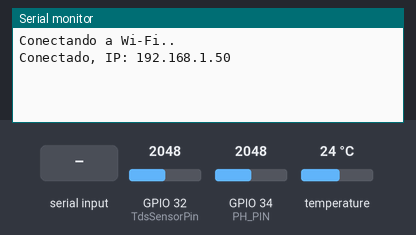
The sketch below on a simulated ESP32. On the bench: the last lines printed to the serial monitor. Inputs (shaded band) come from the test bench; at power-on: temperature 24 °C, GPIO 34 (PH_PIN) = 2048, GPIO 32 (TdsSensorPin) = 2048 (analog values on the 0–4095 scale). WiFi joins after 1.5 s; servers stay silent unless stated.

Above: at 4.4 s.
4.5 s: "GET_DATA\n" received over Serial
At 6.3 s:
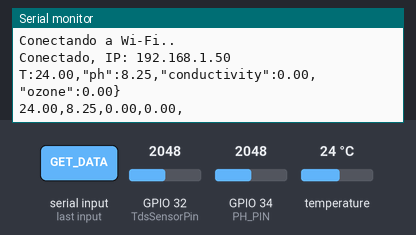
6.6 s: "STATUS\n" received over Serial
At 8.0 s:
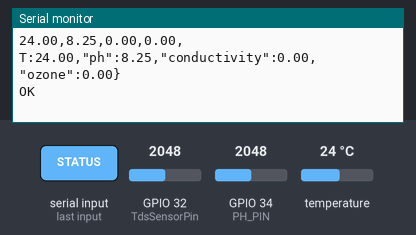
8.5 s: temperature set to 12 °C
At 9.3 s:
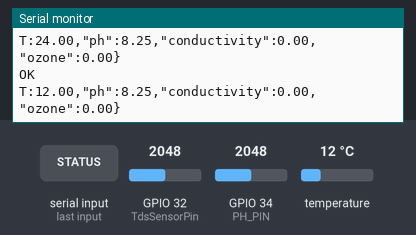
10.0 s: GPIO 34 (PH_PIN) set to 2866
At 11.3 s:
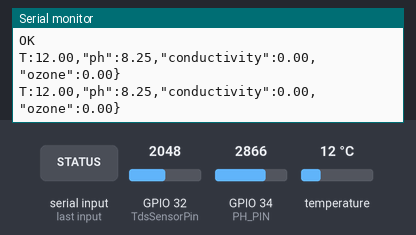
11.5 s: temperature set to 19 °C
At 12.9 s:
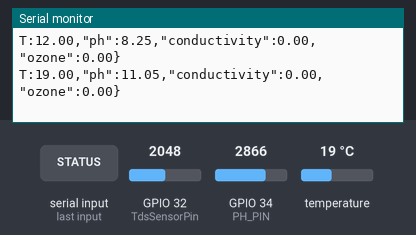
13.0 s: GPIO 34 (PH_PIN) set to 3603
At 15.3 s:
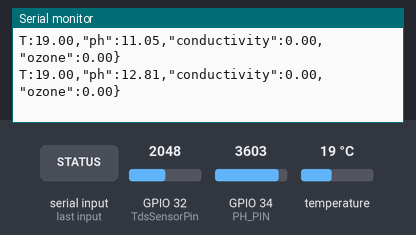
Timing chart, 0 to 15.5 s (numbered marks = the images above; inputs shaded):
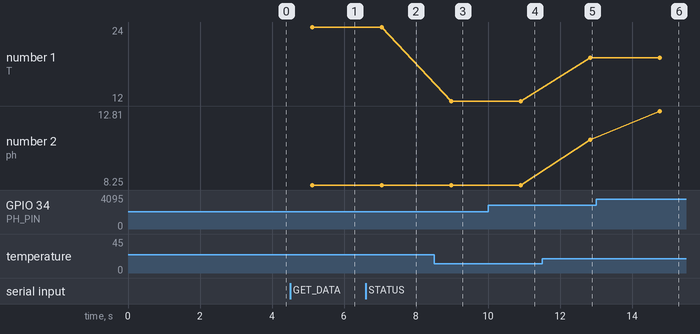

The sketch:

temperatura.ino
```cpp
#include <WiFi.h>
#include <WebServer.h>
#include <OneWire.h>
#include <DallasTemperature.h>
#include <WiFiUdp.h>  // Añadido para UDP

#define ONE_WIRE_BUS 18

//Wifi variables
const char* ssid = "Gal";
const char* password = "Katham2874";


WebServer server(80);
WiFiUDP udp;                // Objeto UDP
const unsigned int UDP_PORT = 4210; // Puerto UDP para discovery

//sensors inicialiting
OneWire oneWire(ONE_WIRE_BUS);
DallasTemperature sensors(&oneWire);
//ph vaRIABLES
const int PH_PIN = 34;
const float V_REF = 3.3;
const int ADC_MAX = 4095;

const float V_CAL = 1.3;
const float SLOPE_MV_PER_PH = 63.33;
//conductivity values

float calibration = 1.25; //change this value to calibrate


//temperature values
#define TdsSensorPin 32     // GPIO32 del ESP32

#define VREF 5              // Voltaje de referencia del ADC
#define SCOUNT 50             // Muestras para TDS
#define NUM_PH_SAMPLES 10     // Muestras para promedio de pH
#define ADC_MAX 4095          // Resolución de 12 bits

// Variables para TDS
int analogBuffer[SCOUNT];
int analogBufferTemp[SCOUNT];
int analogBufferIndex = 0, copyIndex = 0;
float averageVoltage = 0, tdsValue = 0, temperature = 25.0;

//current values
float currentTemperature = 0.0;
float currentPh=0.0;
float currentConductivity=0.0;
float currentOzone=0.0;

int BipperSensor=16;

// Para mostrar IP periódicamente
unsigned long lastIpPrint = 0;
const unsigned long ipPrintInterval = 10000; // cada 10 segundos

void handleStatus() {
  server.send(200, "text/plain", "OK");
}

void handleData() {
  String data = "{";
  data += "\"temperature\":" + String(currentTemperature, 2) + ",";
  data += "\"ph\":" + String(currentPh, 2) + ",";
  data += "\"conductivity\":" + String(currentConductivity, 2) + ",";
  data += "\"ozone\":" + String(currentOzone, 2);
  data += "}";
  server.send(200, "application/json", data);
}


void setup() {
  pinMode(TdsSensorPin, INPUT);
  Serial.begin(115200);
  analogReadResolution(12);
  sensors.begin();
pinMode(BipperSensor, OUTPUT);
  WiFi.begin(ssid, password);
  WiFi.setSleep(false);
  WiFi.setTxPower(WIFI_POWER_19_5dBm);
  Serial.print("Conectando a Wi-Fi");
  while (WiFi.status() != WL_CONNECTED) {
    delay(100);
    Serial.print(".");
      bip();
  }
  Serial.println();
  Serial.print("Conectado, IP: ");
  Serial.println(WiFi.localIP());

  udp.begin(UDP_PORT); // Iniciar UDP en el puerto definido

  server.on("/status", handleStatus);
  server.on("/data", handleData);

  server.begin();
    //obteniendo valores
  getPh();
  getConductivity();
  getTemperature();
  getOzone();

}

void bip(){
  digitalWrite(BipperSensor, HIGH); // suena
  delay(500);

  digitalWrite(BipperSensor, LOW);  // silencio
  delay(500);

}

void loop() {
  server.handleClient();
  // Manejar UDP discovery
  check_command();
  //obteniendo valores
  getPh();
  getConductivity();
  getTemperature();
  getOzone();

  printAll();
  // Mostrar IP periódicamente
  if (WiFi.status() == WL_CONNECTED) {
   // if (millis() - lastIpPrint > ipPrintInterval) {
     // lastIpPrint = millis();
      //Serial.print("IP actual: ");
    //}
  } else {
    WiFi.reconnect();
     Serial.println(WiFi.localIP());
  }

  // Comandos por serial
  if (Serial.available() > 0) {
    String command = Serial.readStringUntil('\n');
    command.trim();

    if (command == "GET_DATA") {
        String respuesta = String(currentTemperature) + "," +
                   String(currentPh) + "," +
                   String(currentConductivity) + "," +
                   String(currentOzone) + ",";
        Serial.println(respuesta);
      }
     else if (command == "STATUS") {
      Serial.println("OK");
    }

  }

  delay(100);
}


void check_command(){
int packetSize = udp.parsePacket();
  if (packetSize) {
    char incomingPacket[255];
    int len = udp.read(incomingPacket, 255);
    if (len > 0) {
      incomingPacket[len] = 0; // Null-terminate string
    }
    Serial.printf("Paquete UDP recibido: %s\n", incomingPacket);

      if (strcmp(incomingPacket, "ESP32_DISCOVER") == 0) {
        String respuesta = "ESP32_RESPONSE:";
        respuesta += WiFi.localIP().toString();
        delay(10);  // Mejora estabilidad
       udp.begin(WiFi.localIP(), UDP_PORT);

        udp.write((const uint8_t *)respuesta.c_str(), respuesta.length()); // <-- aquí la corrección
        udp.endPacket();
        Serial.printf("Respondido a %s con %s\n", udp.remoteIP().toString().c_str(), respuesta.c_str());
      }
      if (strcmp(incomingPacket, "ESP32_DATA") == 0) {
                  String respuesta = String(currentTemperature) + "," +
                   String(currentPh) + "," +
                   String(currentConductivity) + "," +
                   String(currentOzone) + ",";

        delay(10);  // Mejora estabilidad
        udp.begin(WiFi.localIP(), UDP_PORT);
        udp.write((const uint8_t *)respuesta.c_str(), respuesta.length()); // <-- aquí la corrección
        udp.endPacket();
        Serial.printf("Respondido a %s con %s\n", udp.remoteIP().toString().c_str(), respuesta.c_str());
      }

      if (strcmp(incomingPacket, "T") == 0) {
        String respuesta = "T:";
        respuesta +=currentTemperature;

        udp.beginPacket(udp.remoteIP(), udp.remotePort());
        udp.write((const uint8_t *)respuesta.c_str(), respuesta.length()); // <-- aquí la corrección
        udp.endPacket();
        Serial.printf("Respondido a %s con %s\n", udp.remoteIP().toString().c_str(), respuesta.c_str());
      }

      if (strcmp(incomingPacket, "Ph") == 0) {
        String respuesta = "Ph:";
        respuesta += currentPh;

        udp.beginPacket(udp.remoteIP(), udp.remotePort());
        udp.write((const uint8_t *)respuesta.c_str(), respuesta.length()); // <-- aquí la corrección
        udp.endPacket();
        Serial.printf("Respondido a %s con %s\n", udp.remoteIP().toString().c_str(), respuesta.c_str());
      }

      if (strcmp(incomingPacket, "C") == 0) {
        String respuesta = "C:";
        respuesta += currentConductivity;

        udp.beginPacket(udp.remoteIP(), udp.remotePort());
        udp.write((const uint8_t *)respuesta.c_str(), respuesta.length()); // <-- aquí la corrección
        udp.endPacket();
        Serial.printf("Respondido a %s con %s\n", udp.remoteIP().toString().c_str(), respuesta.c_str());
      }


      if (strcmp(incomingPacket, "O") == 0) {
        String respuesta = "O:";
        respuesta += currentOzone;

        udp.beginPacket(udp.remoteIP(), udp.remotePort());
        udp.write((const uint8_t *)respuesta.c_str(), respuesta.length()); // <-- aquí la corrección
        udp.endPacket();
        Serial.printf("Respondido a %s con %s\n", udp.remoteIP().toString().c_str(), respuesta.c_str());
      }

  }


}


void getPh (){
float b=0;
        for(int i=0;i<10;i++)
        {
            b=b+analogRead(PH_PIN);
            delay(30);
        }

        b=b/10;

        b=(float)((b/4095)*14)+calibration;
        currentPh=b;

}

void getConductivity(){
  static unsigned long analogSampleTimepoint = millis();
  static unsigned long printTimepoint = millis();

  // Lectura cada 40 ms
  if (millis() - analogSampleTimepoint > 40U) {
    analogSampleTimepoint = millis();
    analogBuffer[analogBufferIndex] = analogRead(TdsSensorPin);
    analogBufferIndex = (analogBufferIndex + 1) % SCOUNT;
  }

  // Cálculo cada 800 ms
  if (millis() - printTimepoint > 800U) {
    printTimepoint = millis();

    // Copia el buffer para cálculo
    memcpy(analogBufferTemp, analogBuffer, sizeof(analogBuffer));

    averageVoltage = getMedianNum(analogBufferTemp, SCOUNT) * VREF / ADC_MAX;

    // Usa la temperatura actual (no la variable global temperature)
    float currentTemp = getTemperature();
    float compensationCoefficient = 1.0 + 0.02 * (currentTemp - 25.0);
    float compensationVoltage = averageVoltage / compensationCoefficient;

        tdsValue = (133.42 * pow(compensationVoltage, 3)
                - 255.86 * pow(compensationVoltage, 2)
                + 857.39 * compensationVoltage) * 0.5;

  }

  currentConductivity = tdsValue;

}

void printAll(){
  String data = "T:" + String(currentTemperature, 2) + ",";
        data += "\"ph\":" + String(currentPh, 2) + ",";
        data += "\"conductivity\":" + String(currentConductivity, 2) + ",";
        data += "\"ozone\":" + String(currentOzone, 2);
        data += "}\n";
  Serial.print (data);
}


int getMedianNum(int bArray[], int iFilterLen) {
  int bTab[iFilterLen];
  for (byte i = 0; i < iFilterLen; i++)
    bTab[i] = bArray[i];


  int i, j, bTemp;
  for (j = 0; j < iFilterLen - 1; j++) {
    for (i = 0; i < iFilterLen - j - 1; i++) {
      if (bTab[i] > bTab[i + 1]) {
        bTemp = bTab[i];
        bTab[i] = bTab[i + 1];
        bTab[i + 1] = bTemp;
      }
    }
  }


  if ((iFilterLen & 1) > 0)
    bTemp = bTab[(iFilterLen - 1) / 2];
  else
    bTemp = (bTab[iFilterLen / 2] + bTab[iFilterLen / 2 - 1]) / 2;


return bTemp;
}

float getOzone(){
  float ozone=0;

  currentOzone=ozone;
  return ozone;
}


float getTemperature(){

  sensors.requestTemperatures();
  float tempC = sensors.getTempCByIndex(0);
 //float tempC = sensors.getTempCByIndex(0);
 currentTemperature = tempC;


  if (tempC != DEVICE_DISCONNECTED_C) {
    currentTemperature = tempC;
    //Serial.print("Temperatura: ");
    //Serial.print(currentTemperature);
  } else {
    //Serial.println("Error: sensor no detectado.");
  }

  return tempC;
}
```

Measured:
- after the input at 4.5 s, the serial monitor: prints a new line after 0.61 s (image 1)
- after the input at 6.6 s, the serial monitor: prints a new line after 0.44 s (image 2)
- after the input at 8.5 s, the serial monitor: prints a new line after 0.47 s (image 3)
- after the input at 11.5 s, the serial monitor: prints a new line after 1.3 s (image 5)
- after the input at 13.0 s, the serial monitor: prints a new line after 1.8 s (image 6)
- plotted number 1: 24 → 12 after the input at 8.5 s, 12 → 19 after the input at 11.5 s
- plotted number 2: 11.05 → 12.81 after the input at 13.0 s
